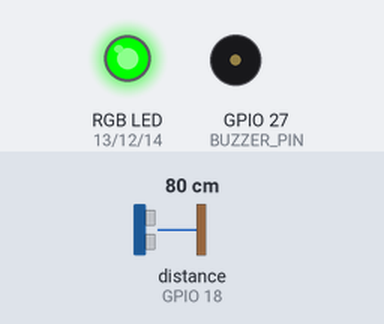
A sketch run on a simulated ESP32. Parts: an RGB LED mixed from three pins (HIGH = lit), buzzer (waves = sounding, pin HIGH). Wiring (inferred from the names in the program): ultrasonic range finder: trigger GPIO 5; echo GPIO 18. Dashed ring = blinking. The inputs (shaded band) are chosen by the test bench; at power-on: distance to the obstacle (sensor on GPIO 18) 80 cm. The echo pulse lasts 58.3 µs per cm; WiFi joins after 1.5 s; servers stay silent unless stated; pins used as bus, display or sensor lines are not drawn; what the sketch prints to the serial monitor is not drawn.

Above: at 2.7 s.
2.8 s: distance to the obstacle (sensor on GPIO 18) set to 34 cm
4.3 s: distance to the obstacle (sensor on GPIO 18) set to 28 cm
At 5.1 s:
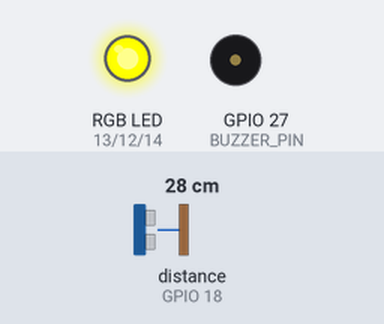
5.8 s: distance to the obstacle (sensor on GPIO 18) set to 19 cm
7.3 s: distance to the obstacle (sensor on GPIO 18) set to 15 cm
At 7.57 s:
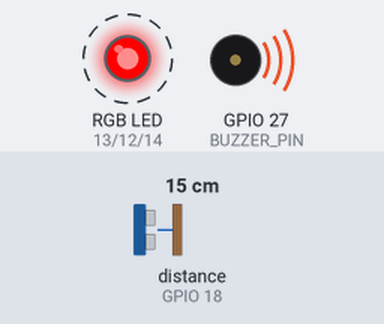
10.3 s: distance to the obstacle (sensor on GPIO 18) set to 18 cm
At 10.9 s:
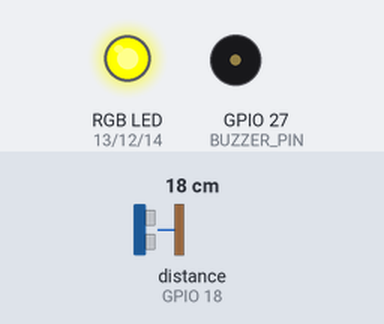
11.8 s: distance to the obstacle (sensor on GPIO 18) set to 2 cm
At 11.92 s:
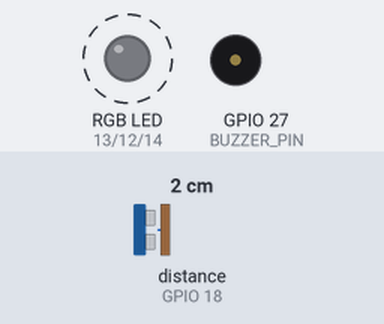
Timing chart, 0 to 15.8 s (numbered marks = the images above; inputs shaded):
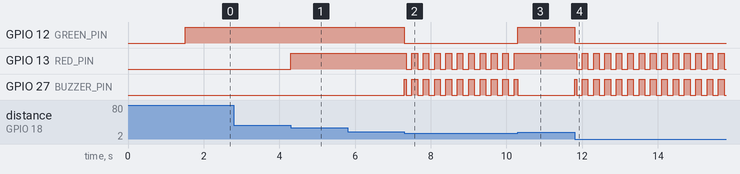

The sketch:

UltrasonicDistanceDetector.ino
```cpp
#include <WiFi.h>
#include <WebServer.h>

// --- Wi-Fi Network Credentials ---
const char* ssid = "NSUT_WIFI";
const char* password = "";

// --- Hardware Pin Configurations ---
const int TRIG_PIN = 5;
const int ECHO_PIN = 18;
const int BUZZER_PIN = 27;

const int RED_PIN = 13;
const int GREEN_PIN = 12;
const int BLUE_PIN = 14;

// --- Distance Threshold Configurations (in cm) ---
const int SAFE_DISTANCE = 30;    // Greater than 30cm = Green, No Alarm
const int WARNING_DISTANCE = 15; // Between 15cm and 30cm = Yellow/Orange, No Alarm

// --- Global Variable State ---
long currentDistance = 0;
String safetyStatus = "Safe";
String dynamicColor = "#10b981"; // Default Green Hex

WebServer server(80);

// --- Distance Calculation Engine ---
long getDistance() {
  digitalWrite(TRIG_PIN, LOW);
  delayMicroseconds(2);

  digitalWrite(TRIG_PIN, HIGH);
  delayMicroseconds(10);
  digitalWrite(TRIG_PIN, LOW);

  long duration = pulseIn(ECHO_PIN, HIGH, 30000); // 30ms timeout prevents code hang if echo misses
  if (duration == 0) return 999;                  // Return out-of-bounds constant if no echo

  long distance = duration * (0.034 / 2);
  return distance;
}

// --- Asynchronous API Endpoint for Web Data ---
void handleReadings() {
  String jsonPayload = "{";
  jsonPayload += "\"distance\":" + String(currentDistance) + ",";
  jsonPayload += "\"status\":\"" + safetyStatus + "\",";
  jsonPayload += "\"color\":\"" + dynamicColor + "\"";
  jsonPayload += "}";
  server.send(200, "application/json", jsonPayload);
}

// --- HTML / CSS / JS UI Webpage Compilation ---
void handleRoot() {
  String html = R"rawhtml(
<!DOCTYPE html>
<html lang='en'>
<head>
    <meta charset='UTF-8'>
    <meta name='viewport' content='width=device-width, initial-scale=1.0'>
    <title>IoT Proximity Dashboard</title>
    <style>
        :root {
            --bg-dark: #0f172a;
            --card-bg: rgba(30, 41, 59, 0.7);
            --text-main: #f8fafc;
            --text-muted: #94a3b8;
        }
        * { box-sizing: border-box; margin: 0; padding: 0; font-family: '-apple-system', BlinkMacSystemFont, 'Segoe UI', Roboto, sans-serif; }
        body {
            background: radial-gradient(circle at top right, #1e1b4b, var(--bg-dark));
            color: var(--text-main);
            min-height: 100vh;
            display: flex;
            justify-content: center;
            align-items: center;
            padding: 20px;
        }
        .container {
            width: 100%;
            max-width: 480px;
            background: var(--card-bg);
            backdrop-filter: blur(16px);
            border: 1px solid rgba(255, 255, 255, 0.1);
            border-radius: 24px;
            padding: 32px;
            box-shadow: 0 20px 40px rgba(0,0,0,0.3);
            text-align: center;
        }
        h1 { font-size: 1.8rem; font-weight: 700; margin-bottom: 8px; letter-spacing: -0.5px; }
        .subtitle { color: var(--text-muted); font-size: 0.95rem; margin-bottom: 32px; }
        .metric-card {
            background: rgba(15, 23, 42, 0.5);
            border-radius: 16px;
            padding: 24px;
            margin-bottom: 24px;
            border: 1px solid rgba(255, 255, 255, 0.05);
        }
        .label { font-size: 0.85rem; text-transform: uppercase; letter-spacing: 1.5px; color: var(--text-muted); margin-bottom: 8px; }
        .value { font-size: 3.5rem; font-weight: 800; line-height: 1; margin-bottom: 4px; transition: color 0.3s ease; }
        .unit { font-size: 1.2rem; font-weight: 500; color: var(--text-muted); }
        .status-badge {
            display: inline-block;
            padding: 8px 20px;
            border-radius: 100px;
            font-size: 0.9rem;
            font-weight: 600;
            letter-spacing: 0.5px;
            text-transform: uppercase;
            transition: all 0.3s ease;
        }
        .footer { margin-top: 32px; font-size: 0.8rem; color: var(--text-muted); }
    </style>
</head>
<body>
    <div class='container'>
        <h1>Proximity Monitor</h1>
        <p class='subtitle'>ESP32 Distance Detector System</p>

        <div class='metric-card'>
            <p class='label'>Live Distance</p>
            <div class='value' id='distance-val'>-- <span class='unit'>cm</span></div>
        </div>

        <div class='status-badge' id='status-lbl' style='background: rgba(255,255,255,0.1); color: #fff;'>
            Initializing...
        </div>

        <p class='footer'>Node MCU System Running Asynchronous Polling</p>
    </div>

    <script>
        function updateDashboard() {
            fetch('/data')
                .then(response => response.json())
                .then(data => {
                    const valEl = document.getElementById('distance-val');
                    const lblEl = document.getElementById('status-lbl');

                    valEl.innerHTML = data.distance + " <span class='unit'>cm</span>";
                    valEl.style.color = data.color;

                    lblEl.innerText = data.status;
                    lblEl.style.backgroundColor = data.color + "20"; // Subtle 12% alpha background
                    lblEl.style.color = data.color;
                    lblEl.style.border = "1px solid " + data.color;
                })
                .catch(err => console.error("Error fetching IoT metrics:", err));
        }
        // Poll every 250ms for near instantaneous responsive feedback
        setInterval(updateDashboard, 250);
    </script>
</body>
</html>
  )rawhtml";
  server.send(200, "text/html", html);
}

void setup() {
  Serial.begin(115200);

  // Pin Type Assignments
  pinMode(TRIG_PIN, OUTPUT);
  pinMode(ECHO_PIN, INPUT);
  pinMode(BUZZER_PIN, OUTPUT);
  pinMode(RED_PIN, OUTPUT);
  pinMode(GREEN_PIN, OUTPUT);
  pinMode(BLUE_PIN, OUTPUT);

  // Set system to clear starting state
  digitalWrite(BUZZER_PIN, LOW);
  digitalWrite(RED_PIN, LOW);
  digitalWrite(GREEN_PIN, LOW);
  digitalWrite(BLUE_PIN, LOW);

  // Establish Wi-Fi Connection Link
  WiFi.begin(ssid, password);
  Serial.print("Connecting to Local Wi-Fi Network");
  while (WiFi.status() != WL_CONNECTED) {
    delay(500);
    Serial.print(".");
  }
  Serial.println("\nWi-Fi Connection Established successfully!");
  Serial.print("Local Network IP Target: http://");
  Serial.println(WiFi.localIP());

  // Mount API Paths
  server.on("/", handleRoot);
  server.on("/data", handleReadings);
  server.begin();
}

void loop() {
  server.handleClient(); // Essential background web processing routine

  currentDistance = getDistance();

  // --- Multi-Tier Environmental Safety Logic ---
  if (currentDistance > SAFE_DISTANCE) {
    // Condition 1: Green Zone (Safe) -> Light Green, No Audio Alarm
    safetyStatus = "Clear / Safe";
    dynamicColor = "#10b981";

    digitalWrite(RED_PIN, LOW);
    digitalWrite(GREEN_PIN, HIGH);
    digitalWrite(BLUE_PIN, LOW);
    digitalWrite(BUZZER_PIN, LOW);
  }
  else if (currentDistance <= SAFE_DISTANCE && currentDistance > WARNING_DISTANCE) {
    // Condition 2: Yellow/Orange Zone (Warning) -> Yellow/Orange Mix, No Audio Alarm
    safetyStatus = "Warning Approaching";
    dynamicColor = "#f59e0b";

    digitalWrite(RED_PIN, HIGH);
    digitalWrite(GREEN_PIN, HIGH); // R + G turns standard RGB packages Yellow/Orange
    digitalWrite(BLUE_PIN, LOW);
    digitalWrite(BUZZER_PIN, LOW);
  }
  else {
    // Condition 3: Red Zone (Danger/Alarm) -> Strong Red, Active Alarm Blasts
    safetyStatus = "CRITICAL BREACH!";
    dynamicColor = "#ef4444";

    digitalWrite(GREEN_PIN, LOW);
    digitalWrite(BLUE_PIN, LOW);

    // Asynchronous pulsing routine creates an alarming chirp pattern without using dynamic delay() blocks
    if ((millis() / 150) % 2 == 0) {
      digitalWrite(RED_PIN, HIGH);
      digitalWrite(BUZZER_PIN, HIGH);
    } else {
      digitalWrite(RED_PIN, LOW);
      digitalWrite(BUZZER_PIN, LOW);
    }
  }
}
```

Measured:
- the behaviour switches between 32 and 31 cm on distance to the obstacle (sensor on GPIO 18) (found by bisection; images 0 and 1)
- the behaviour switches between 17 and 16 cm on distance to the obstacle (sensor on GPIO 18) (found by bisection; images 1 and 2)
- after the input at 2.8 s, every drawn part: stays the same
- after the input at 4.3 s, GPIO 13 (RED_PIN): LOW → HIGH at once
- after the input at 5.8 s, every drawn part: stays the same
- after the input at 7.3 s, GPIO 12 (GREEN_PIN): HIGH → LOW at once; GPIO 13 (RED_PIN): alternates HIGH for 0.15 s and LOW for 0.15 s, starting after 0.05 s; GPIO 27 (BUZZER_PIN): LOW → HIGH at once, then repeats every 0.30 s: LOW 0.15 s, HIGH 0.15 s
- after the input at 10.3 s, GPIO 12 (GREEN_PIN): LOW → HIGH at once; GPIO 13 (RED_PIN): stops changing and stays HIGH
- after the input at 11.8 s, GPIO 12 (GREEN_PIN): HIGH → LOW at once; GPIO 13 (RED_PIN): alternates HIGH for 0.15 s and LOW for 0.15 s, starting after 0.05 s; GPIO 27 (BUZZER_PIN): LOW → HIGH at once, then repeats every 0.30 s: LOW 0.15 s, HIGH 0.15 s
